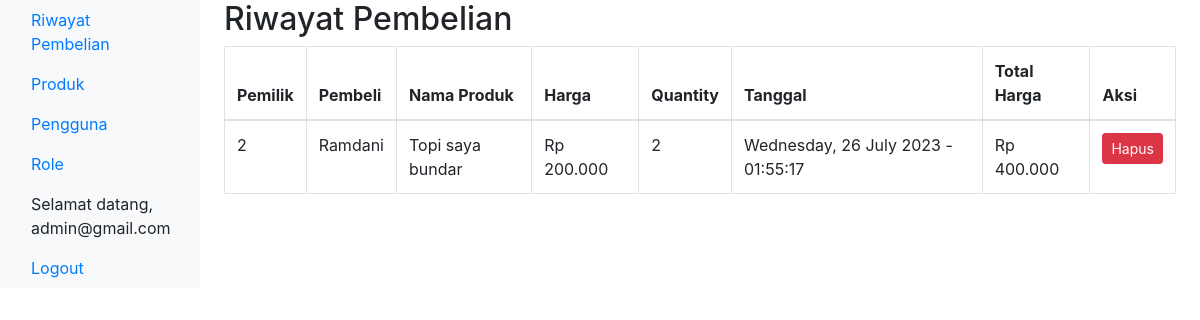
The page /admin/index.php (signed in) on the database its author committed.
### tables this page shows
CREATE TABLE `transaksi` (
  `transaksi_id` int(11) NOT NULL,
  `user_id` int(11) DEFAULT NULL,
  `produk_id` int(11) DEFAULT NULL,
  `quantity` int(11) DEFAULT 1,
  `tanggal` timestamp NULL DEFAULT current_timestamp()
);

CREATE TABLE `produk` (
  `produk_id` int(11) NOT NULL,
  `user_id` int(11) DEFAULT NULL,
  `nama` varchar(255) DEFAULT NULL,
  `harga` int(11) DEFAULT NULL,
  `stok` int(11) DEFAULT 1
);

CREATE TABLE `user` (
  `user_id` int(11) NOT NULL,
  `role_id` int(11) DEFAULT NULL,
  `nama_lengkap` varchar(100) DEFAULT NULL,
  `no_hp` varchar(20) DEFAULT NULL,
  `email` varchar(100) DEFAULT NULL,
  `password` varchar(10) DEFAULT NULL
);

### admin/index.php (the view, shortened to what this page needs)
<!DOCTYPE html>
<html lang="en">
<head>
    <link rel="stylesheet" href="https://maxcdn.bootstrapcdn.com/bootstrap/4.0.0/css/bootstrap.min.css">
</head>
<body>
    <div class="container-fluid">
        <div class="row">
            <nav class="col-md-2 d-none d-md-block bg-light sidebar">
                <div class="sidebar-sticky">
                    <ul class="nav flex-column">
                        <li class="nav-item">
                            <a class="nav-link active" href="index.php">Riwayat
                                Pembelian</a>
                        </li>
                        <li class="nav-item">
                            <a class="nav-link" href="produk.php">Produk</a>
                        </li>
                        <?php
                        if ($_SESSION['role_id'] == 1) {
                            echo "<li class='nav-item'>";
                            echo "<a class='nav-link' href='user.php'>Pengguna</a>";
                            echo "</li>";
                            echo "<li class='nav-item'>";
                            echo "<a class='nav-link' href='role.php'>Role</a>";
                            echo "</li>";
                        } else {
                            echo "";
                        }
                        ?>
                        <?php
                        if (isset($_SESSION['email'])) {
                            echo "<li class='nav-item'>";
                            echo "<span class='nav-link'>Selamat datang, " . $_SESSION['email'] . "</span>";
                            echo "</li>";
                            echo "<li class='nav-item'>";
                            echo "<a class='nav-link' href='../logout.php'>Logout</a>";
                            echo "</li>";
                        }
                        ?>
                    </ul>
                </div>
            </nav>
            <main role="main" class="col-md-9 ml-sm-auto col-lg-10 px-4">
                <h2>Riwayat Pembelian</h2>
                <div class="table-responsive">
                    <table class="table table-bordered">
                        <thead>
                            <tr>
                                <th>Pemilik</th>
                                <th>Pembeli</th>
                                <th>Nama Produk</th>
                                <th>Harga</th>
                                <th>Quantity</th>
                                <th>Tanggal</th>
                                <th>Total Harga</th>
                                <th>Aksi</th>
                            </tr>
                        </thead>
                        <tbody>
                            <?php
                            include '../connect.php';
                            $query = "SELECT *, produk.user_id AS pemilik FROM transaksi LEFT JOIN produk ON transaksi.produk_id = produk.produk_id LEFT JOIN user ON transaksi.user_id = user.user_id";
                            $datas = $conn->query($query);
                            foreach ($datas as $data) :
                            ?>
                                <tr>
                                    <td>
                                        <?= $data['pemilik'] ?>
                                    </td>
                                    <td>
                                        <?= $data['nama_lengkap'] ?>
                                    </td>
                                    <td>
                                        <?= $data['nama'] ?>
                                    </td>
                                    <td>
                                        Rp <?= number_format($data['harga'], 0, ',', '.') ?>
                                    </td>
                                    <td>
                                        <?= number_format($data['quantity'], 0, ',', '.') ?>
                                    </td>
                                    <td>
                                        <?= date("l, j F Y - H:i:s", strtotime($data['tanggal'])) ?>
                                    </td>
                                    <td>
                                        Rp <?= number_format($jumlah = $data['harga'] * $data['quantity'], 0, ',', '.') ?>
                                    </td>
                                    <td>
                                        <button type="button" class="btn btn-danger btn-sm" data-toggle="modal" data-target="#hapusDataModal<?= $data['transaksi_id'] ?>">Hapus</button>
                                    </td>
                                </tr>
                            <?php endforeach ?>
                        </tbody>
                    </table>
                </div>
            </main>
        </div>
    </div>
</body>
</html>

### rows shown on the page
transaksi: produk.user_id "2", user.nama_lengkap "Ramdani", produk.nama "Topi saya bundar", produk.harga "200.000", quantity "2", tanggal "Wednesday, 26 July 2023 - 01:55:17", $jumlah = $data['harga'] * $data['quantity'] "400.000"

### other values the page prints
$_SESSION['email'] "admin@gmail.com"
